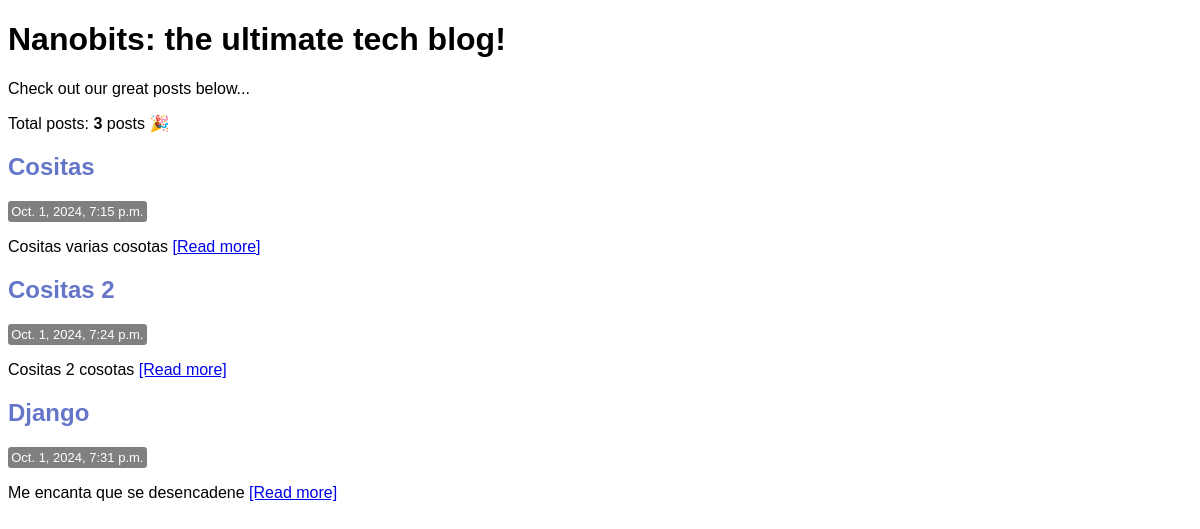
Screenshot of /blog/ with the database file from the repository.
### blog/models.py (models this page shows, shortened)
class Post(models.Model):
    title = models.CharField(max_length=100)
    slug = models.SlugField(max_length=120, unique=True)
    content = models.TextField()
    created_at = models.DateTimeField(auto_now_add=True)
    updated_at = models.DateTimeField(auto_now=True)

### blog/views.py (the view)
# urls.py: path('', views.home, name='home'),
def home(request):
    num_posts = Post.objects.count()
    posts = Post.objects.all()
    return render(
        request,
        'blog/home.html',
        {'num_posts': num_posts, 'posts': posts},
    )

### blog/templates/blog/home.html (shortened to what this page needs)
{% extends "blog/base.html" %}
{% block body %}
  <h1>Nanobits: the ultimate tech blog!</h1>
  <p>Check out our great posts below...</p>
  <p>
    Total posts: <strong>{{ num_posts }}</strong> post{{ num_posts|pluralize }}
    {% if num_posts > 1 %}
      🎉
    {% else %}
      😔
    {% endif %}
  </p>
  {% for post in posts %}
    <h2>{{ post.title }}</h2>
    <div class="post-date">{{ post.created_at }}</div>
    <p>{{ post.content|truncatewords:20 }} <a href="{% url 'blog:post_detail' post.slug %}">[Read more]</a></p>
  {% endfor %}
{% endblock body %}

### blog/templates/blog/base.html (shortened to what this page needs)
{% load static %}
<!DOCTYPE html>
<html lang="en">
  <head>
    <link rel="stylesheet" href="{% static 'blog/custom.css' %}">
  </head>
  <body>
     {% block body %}{% endblock body %}
  </body>
</html>

### blog/static/blog/custom.css (style rules this page uses)
html { font-family: Verdana, Geneva, Tahoma, sans-serif; }
h2 { color: rgb(101, 118, 201); }
div.post-date { display: inline-block; background-color: grey; color: white; font-size: small; padding: 0.2rem; border-radius: 0.2rem; }

### rows the page displays
Post: title "Cositas", created_at "Oct. 1, 2024, 7:15 p.m.", content "Cositas varias cosotas"
Post: title "Cositas 2", created_at "Oct. 1, 2024, 7:24 p.m.", content "Cositas 2 cosotas"
Post: title "Django", created_at "Oct. 1, 2024, 7:31 p.m.", content "Me encanta que se desencadene"

### other values shown
{{ num_posts }} "3"
